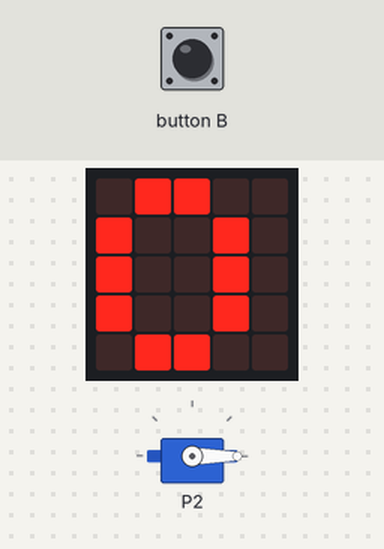
The program below on a simulated BBC micro:bit (MakeCode). Parts: servo, the board's 5×5 LED display. The inputs (shaded band) are chosen by the test bench.

Above: at 1.2 s.
1.3 s: button B pressed for 0.15 s
At 1.47 s:
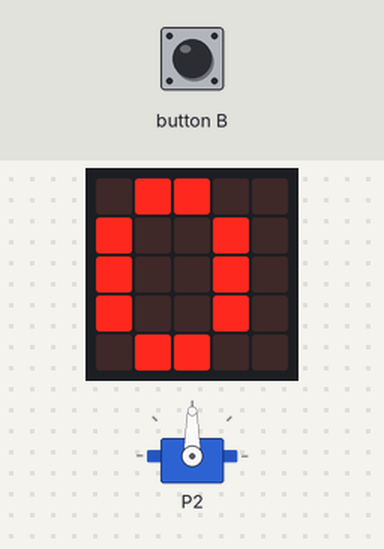
At 2.0 s:
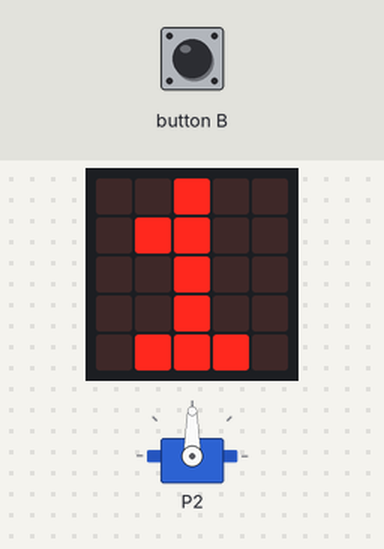
Timing chart, 0 to 4.3 s (numbered marks = the images above; inputs shaded):
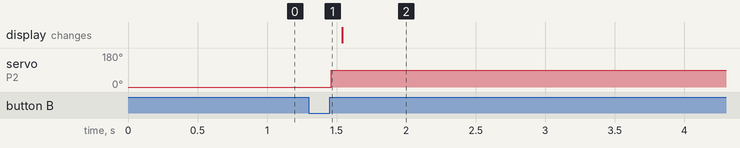

Measured:
- after the input at 1.3 s, servo on P2: 0° → 90° after 0.16 s

The program:

main.ts
```typescript
input.onButtonPressed(Button.B, function () {
    if (Tastendruck < 1) {
        Tastendruck += 1
    } else if (Tastendruck == 1) {
        Tastendruck += -1
    }
})
let Tastendruck = 0
servos.P2.setAngle(0)
Tastendruck = 0
basic.forever(function () {
    basic.showNumber(Tastendruck)
})
basic.forever(function () {
    if (Tastendruck == 1) {
        servos.P2.setAngle(90)
    } else if (Tastendruck == 0) {
        servos.P2.setAngle(0)
    }
})
```

test.ts
```typescript
// Hier kann man Tests durchführen; diese Datei wird nicht kompiliert, wenn dieses Paket als Erweiterung verwendet wird.
```
